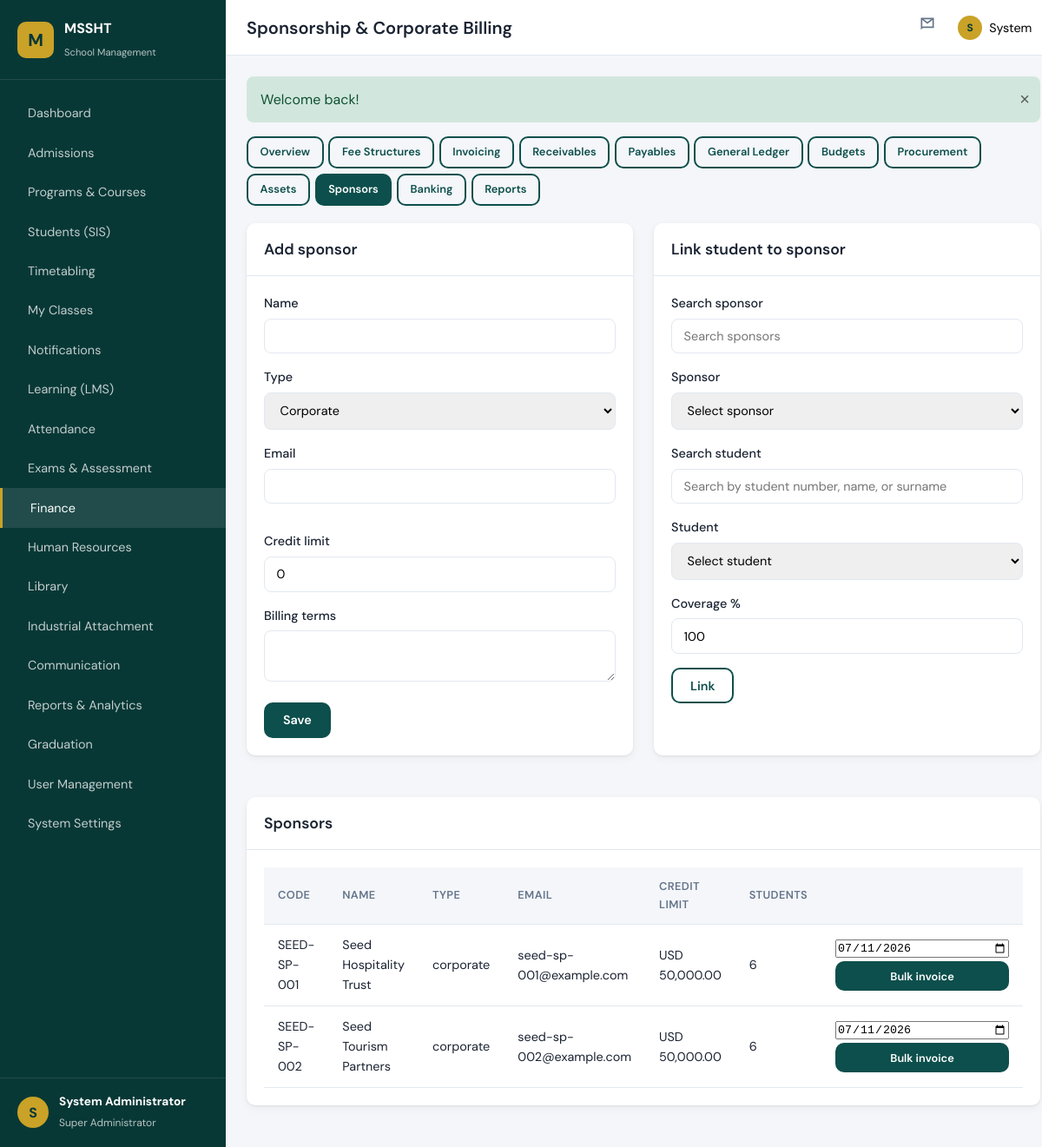
Screenshot of /modules/finance/sponsors.php (signed in) with the database file from the repository.
### tables this page shows
CREATE TABLE `finance_sponsors` (
  `id` int(10) unsigned NOT NULL AUTO_INCREMENT,
  `code` varchar(30) NOT NULL,
  `name` varchar(200) NOT NULL,
  `sponsor_type` enum('ngo','government','corporate','other') DEFAULT 'corporate',
  `email` varchar(150) DEFAULT NULL,
  `phone` varchar(30) DEFAULT NULL,
  `billing_terms` text DEFAULT NULL,
  `credit_limit` decimal(14,2) DEFAULT 0.00,
  `currency` enum('USD','ZWL') DEFAULT 'USD',
  `is_active` tinyint(1) DEFAULT 1,
  `created_at` timestamp NOT NULL DEFAULT current_timestamp(),
  PRIMARY KEY (`id`),
  UNIQUE KEY `code` (`code`)
);

### includes/helpers.php (called while the page is built, shortened)
<?php
function e(?string $value): string
{
    return htmlspecialchars($value ?? '', ENT_QUOTES, 'UTF-8');
}
function formatMoney(float $amount, string $currency = 'USD'): string
{
    return $currency . ' ' . number_format($amount, 2);
}

### modules/finance/sponsors.php (the view, shortened to what this page needs)
<?php
$db = getDB();
$sponsors = $db->query('SELECT * FROM finance_sponsors ORDER BY name')->fetchAll();
require_once __DIR__ . '/../../includes/header.php';
require __DIR__ . '/../../includes/finance-nav.php';
?>
<div class="dashboard-grid">
    <div class="card"><div class="card-header"><h2>Add sponsor</h2></div>
    <div class="card-body"><form method="post">
        <div class="form-group"><label>Name</label><input name="name" required></div>
        <div class="form-group"><label>Type</label><select name="sponsor_type"><option value="corporate">Corporate</option></select></div>
        <div class="form-row">
            <div class="form-group"><label>Email</label><input type="email" name="email"></div>
            <div class="form-group"><label>Credit limit</label><input type="number" step="0.01" name="credit_limit" value="0"></div>
        </div>
        <div class="form-group"><label>Billing terms</label><textarea name="billing_terms" rows="2"></textarea></div>
        <button type="submit" class="btn btn-primary">Save</button>
    </form></div></div>
    <div class="card"><div class="card-header"><h2>Link student to sponsor</h2></div>
    <div class="card-body"><form method="post">
        <div class="form-group"><label>Search sponsor</label><input type="text" id="sponsorSearch" placeholder="Search sponsors"></div>
        <div class="form-group"><label>Sponsor</label><select name="sponsor_id" id="sponsorSelect" required><option value="">Select sponsor</option></select></div>
        <div class="form-group"><label>Search student</label><input type="text" id="sponsorStudentSearch" placeholder="Search by student number, name, or surname"></div>
        <div class="form-group"><label>Student</label><select name="student_id" id="sponsorStudentSelect" required><option value="">Select student</option></select></div>
        <div class="form-group"><label>Coverage %</label><input type="number" name="coverage_percent" value="100" min="1" max="100"></div>
        <button type="submit" class="btn btn-outline">Link</button>
    </form></div></div>
</div>
<div class="card" style="margin-top:1.5rem;"><div class="card-header"><h2>Sponsors</h2></div>
<div class="card-body table-wrap"><table class="data-table">
<thead><tr><th>Code</th><th>Name</th><th>Type</th><th>Email</th><th>Credit limit</th><th>Students</th><th></th></tr></thead>
<tbody>
<?php foreach ($sponsors as $sp):
    $cnt = $db->prepare('SELECT COUNT(*) FROM sponsor_students WHERE sponsor_id = ?');
    $cnt->execute([$sp['id']]);
    $cnt = (int)$cnt->fetchColumn();
?>
<tr>
    <td><?= e($sp['code']) ?></td><td><?= e($sp['name']) ?></td><td><?= e($sp['sponsor_type']) ?></td>
    <td><?= e($sp['email'] ?? '—') ?></td><td><?= formatMoney((float)$sp['credit_limit'], $sp['currency'] ?? 'USD') ?></td>
    <td><?= $cnt ?></td>
    <td><form method="post" class="form-row" style="gap:.25rem;"><input type="date" name="due_date" required value="<?= date('Y-m-d', strtotime('+30 days')) ?>"><button class="btn btn-sm btn-primary">Bulk invoice</button></form></td>
</tr>
<?php endforeach; ?>
</tbody></table></div></div>
<?php require_once __DIR__ . '/../../includes/footer.php'; ?>

### assets/css/main.css (style rules this page uses)
:root { --color-primary: #0d4f4c; --color-primary-dark: #083836; --color-primary-light: #1a7a75; --color-accent: #c9a227; --color-accent-light: #e8c547; --color-bg: #f4f6f9; --color-surface: #ffffff; --color-text: #1a2332; --color-text-muted: #64748b; --color-border: #e2e8f0; --color-danger: #dc3545; --color-success: #198754; --color-warning: #ffc107; --color-info: #0dcaf0; --sidebar-width: 260px; --topbar-height: 64px; --radius: 10px; --shadow: 0 1px 3px rgba(0,0,0,.08), 0 4px 12px rgba(0,0,0,.04); --font-sans: 'DM Sans', system-ui, sans-serif; --font-display: 'Playfair Display', Georgia, serif; }
*, *::before, *::after { box-sizing: border-box; margin: 0; padding: 0; }
html { font-size: 16px; scroll-behavior: smooth; }
body { font-family: var(--font-sans); color: var(--color-text); background: var(--color-bg); line-height: 1.6; }
.btn { display: inline-flex; align-items: center; justify-content: center; gap: .5rem; padding: .6rem 1.25rem; border-radius: var(--radius); font-weight: 600; font-size: .9rem; border: 2px solid transparent; cursor: pointer; transition: all .2s; font-family: inherit; }
.btn-primary { background: var(--color-primary); color: #fff; }
.btn-outline { background: transparent; border-color: var(--color-primary); color: var(--color-primary); }
.btn-sm { padding: .4rem .85rem; font-size: .8rem; }
.card { background: var(--color-surface); border-radius: var(--radius); box-shadow: var(--shadow); margin-bottom: 1.5rem; }
.card-header { padding: 1rem 1.25rem; border-bottom: 1px solid var(--color-border); display: flex; align-items: center; justify-content: space-between; }
.card-header h2 { font-size: 1.1rem; font-weight: 600; }
.card-body { padding: 1.25rem; }
.dashboard-grid { display: grid; grid-template-columns: repeat(auto-fit, minmax(320px, 1fr)); gap: 1.5rem; }
.table-wrap { overflow-x: auto; }
table.data-table { width: 100%; border-collapse: collapse; font-size: .9rem; }
table.data-table th, table.data-table td { padding: .75rem 1rem; text-align: left; border-bottom: 1px solid var(--color-border); }
table.data-table th { background: var(--color-bg); font-weight: 600; font-size: .8rem; text-transform: uppercase; letter-spacing: .03em; color: var(--color-text-muted); }
.form-group { margin-bottom: 1rem; }
.form-group label { display: block; margin-bottom: .35rem; font-weight: 500; font-size: .9rem; }
.form-group input, .form-group select, .form-group textarea { width: 100%; padding: .65rem .85rem; border: 1px solid var(--color-border); border-radius: 8px; font-family: inherit; font-size: .9rem; transition: border-color .2s; }
.form-row { display: grid; grid-template-columns: repeat(auto-fit, minmax(200px, 1fr)); gap: 1rem; }

### rows the page displays
finance_sponsors: code "SEED-SP-001", name "Seed Hospitality Trust", sponsor_type "corporate", email "seed-sp-001@example.com", credit_limit+currency "USD 50,000.00", cnt "6"
finance_sponsors: code "SEED-SP-002", name "Seed Tourism Partners", sponsor_type "corporate", email "seed-sp-002@example.com", credit_limit+currency "USD 50,000.00", cnt "6"

### other values shown
$item['label'] "Dashboard"
$item['label'] "Admissions"
$item['label'] "Programs & Courses"
$item['label'] "Students (SIS)"
$item['label'] "Timetabling"
$item['label'] "My Classes"
$item['label'] "Notifications"
$item['label'] "Learning (LMS)"
$item['label'] "Attendance"
$item['label'] "Exams & Assessment"
$item['label'] "Finance"
$item['label'] "Human Resources"
$item['label'] "Library"
$item['label'] "Industrial Attachment"
$item['label'] "Communication"
